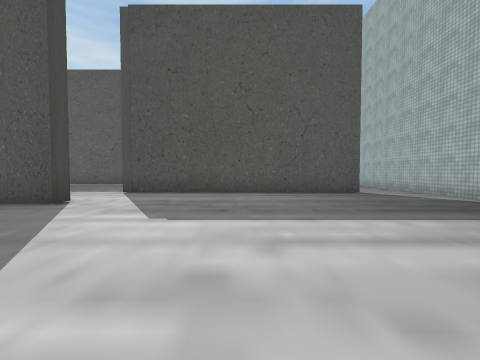
View 1 (above)

24 first-person views from a walk through a scene from a Unity 3-D project. The camera is 1.3 m above the floor, tilts 2° down and sees 90° across. The floor is counted in squares, 2 m on a side. Each view is taken from the middle of a square. On the plan, view 1 faces up. The plan holds only what a view shows up to about 9 squares ahead; the rest is blank. The place goes on beyond the plan. The player is left out. Some surface patterns are stand-ins.

View 2
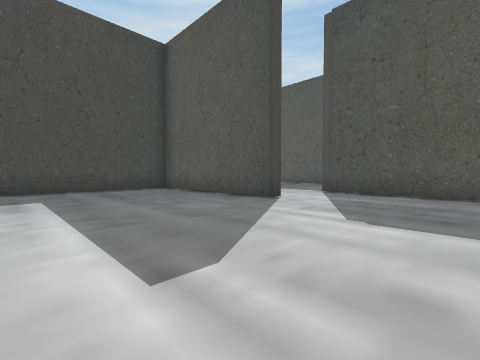

View 3
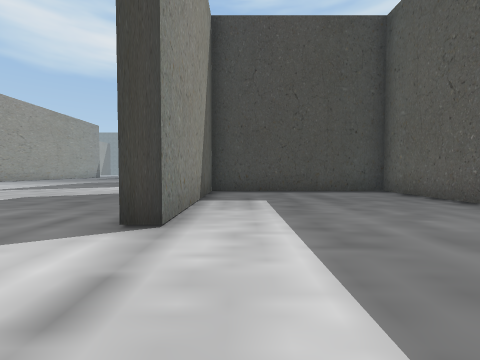

View 4
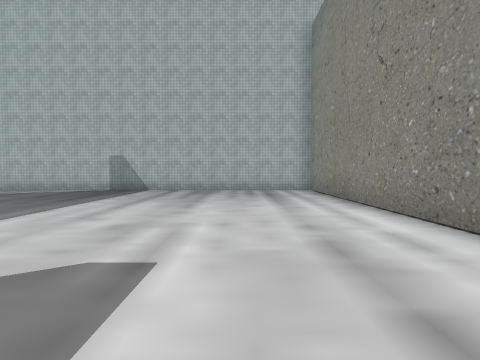

View 5
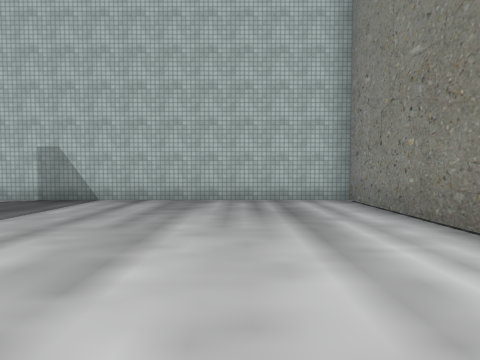

View 6
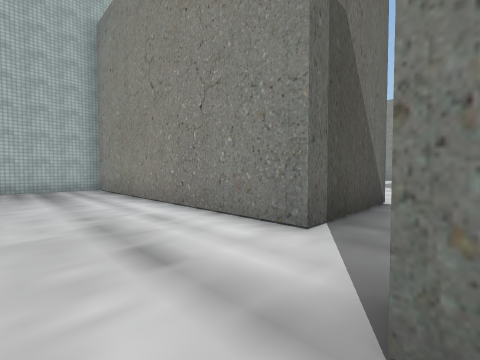

View 7
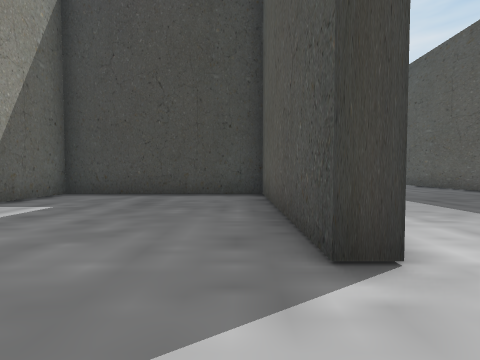

View 8
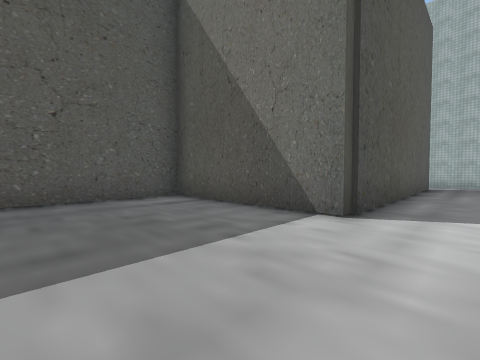

View 9
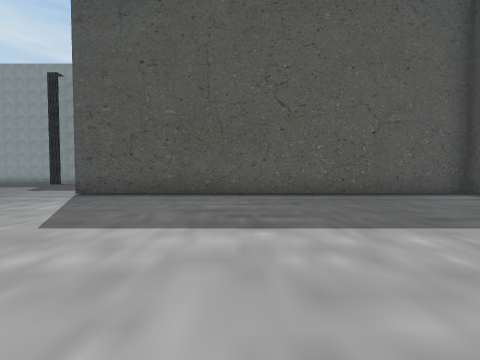

View 10
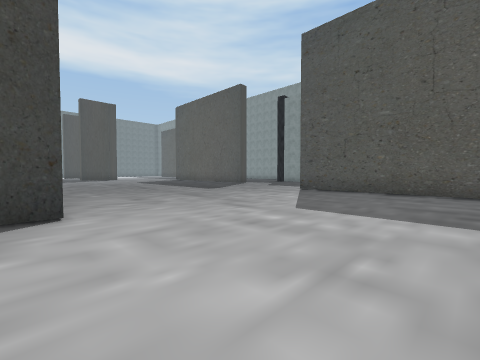

View 11
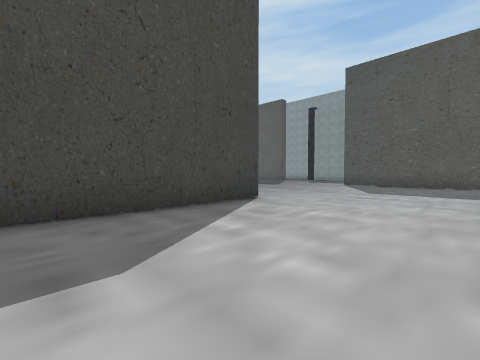

View 12
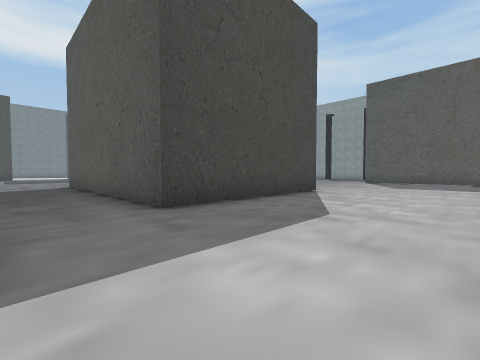

View 13
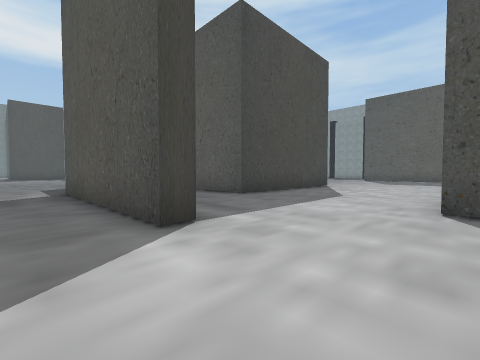

View 14
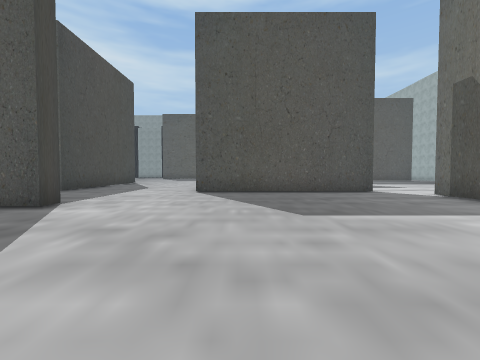

View 15
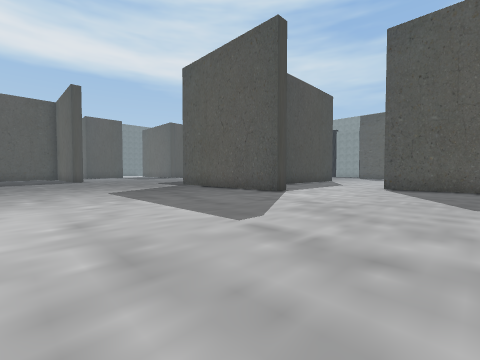

View 16
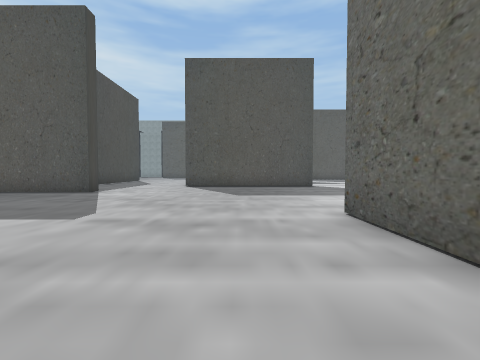

View 17
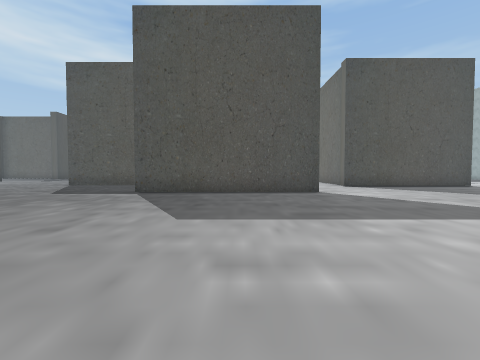

View 18
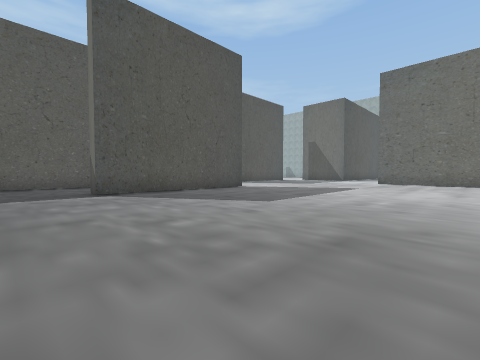

View 19
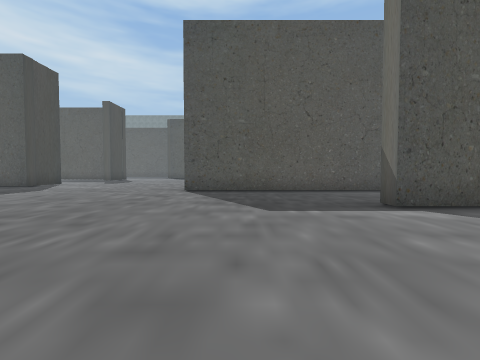

View 20
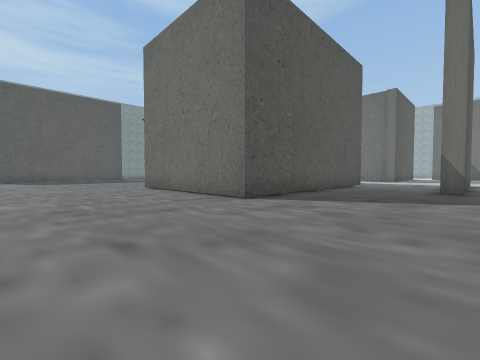

View 21
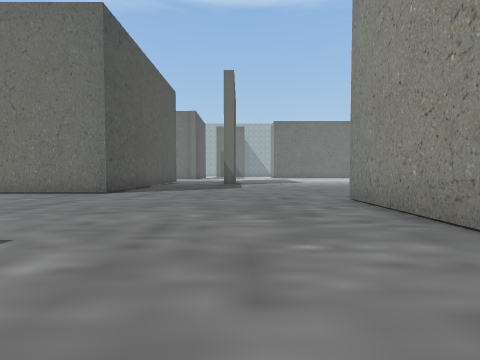

View 22
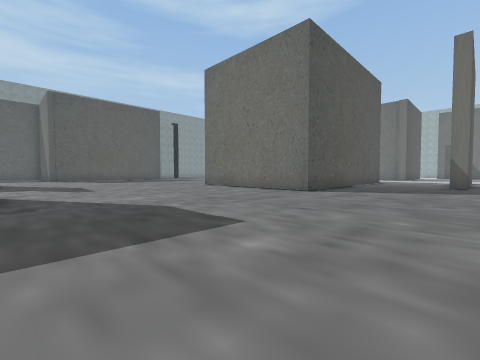

View 23
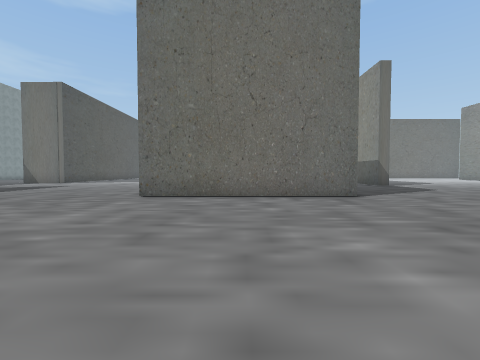

View 24
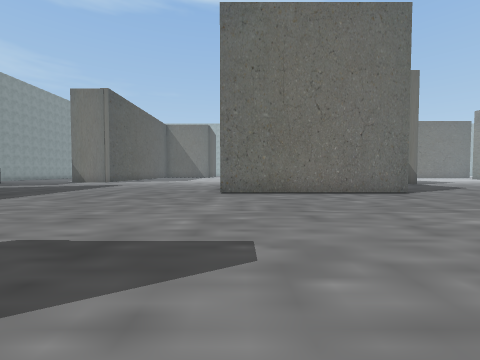

### Floor plan
Points are (right, up) in squares from view 1. A wall is a line through its corners. A room is listed if a view was taken in it or the views show most of it. See-through windows are left out.
Room 1 (views 1, 2, 3, 4, 5, 6, 7)
walls: (-3.6, 5.2) (-3.6, 4.6) (-8.7, 4.6) (-8.7, -0.9) (-3.6, -0.9) (-3.6, -1.4); (-2.7, -2.4) (5.5, -2.4) (5.5, 7.5); (3.6, 7.3) (-3.6, 7.3)
ways out: opening at (-4, 6) to room 2; opening at (-3, -2) to room 2; opening at (4.5, 7)
Room 2 (views 8, 9, 10, 11, 12, 13, 14, 15, 16, 17, 18, 19, 20, 21, 22, 23, 24)
walls: (-11.6, -4.1) (-11.6, -4.7) (-17.2, -4.7) (-17.2, -4.1); (-13.9, 4.6) (-13.9, -1) (-21.8, -1) (-21.8, 4.6); (-26.5, -7.6) (-23.4, -7.6); (-3.6, -1.4) (-9.5, -1.4); (-5.4, -10.5) (-5.4, -8.2); (-2.7, -5.6) (-2.7, -2.4); (-3.6, 7.3) (-3.6, 11.8) (-14.8, 11.8)
ways out: opening at (-4, 6) to room 1; opening at (-3, -2) to room 1

Positions as (right, up) in squares from view 1, and headings:
1: (0, 0), facing up
2: (0, 0), facing up-left
3: (-1, 0), facing left
4: (-3, 0), facing right
5: (0, 0), facing right
6: (-4, 0), facing down-right
7: (-2, 4), facing left
8: (-7, 6), facing up-right
9: (-10, 5), facing up
10: (-10, 4), facing up-left
11: (-10, 0), facing up-left
12: (-10, -3), facing up-left
13: (-9, -6), facing up-left
14: (-8, -9), facing up
15: (-7, -11), facing up-left
16: (-7, -12), facing up
17: (-14, -12), facing up
18: (-19, -12), facing up-right
19: (-20, -9), facing up
20: (-26, -5), facing up-right
21: (-29, -5), facing right
22: (-29, -5), facing up-right
23: (-28, 2), facing right
24: (-29, 4), facing right
